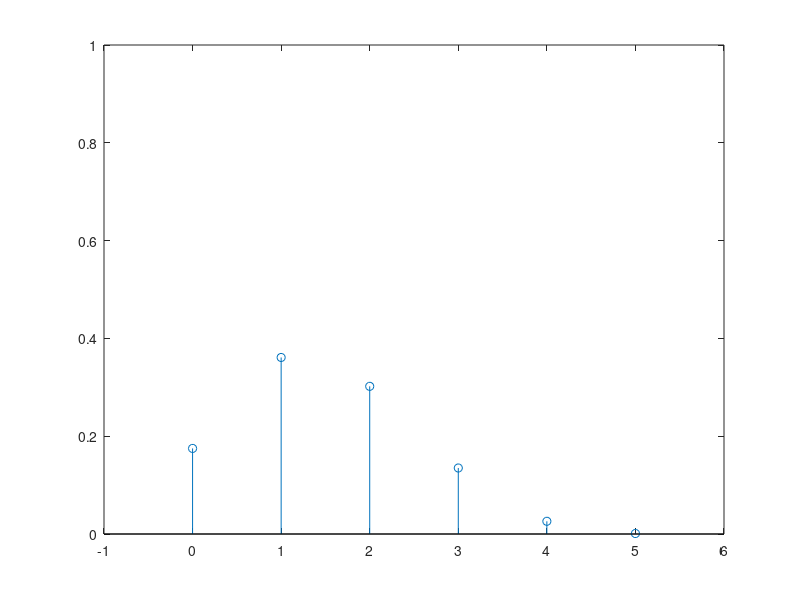

The MATLAB source for this figure:
%%a)

N = 1000;
prob_pec_def = rand(5, N) < 0.3;
for i = 0:5 
    pec_def = sum(prob_pec_def) == i;
    p(i+1) = sum(pec_def)/N;
    fprintf('P(%s) = %s\n', num2str(i), num2str(p(i+1)))
end
stem(0:5, p)
axis([-1 6 0 1])

%-----------------------------------------------------------------------------
%%b)
fprintf('\n')
pb = p(1) + p(2) + p(3);
fprintf('P(maximo duas pecas) = %s\n', num2str(pb))